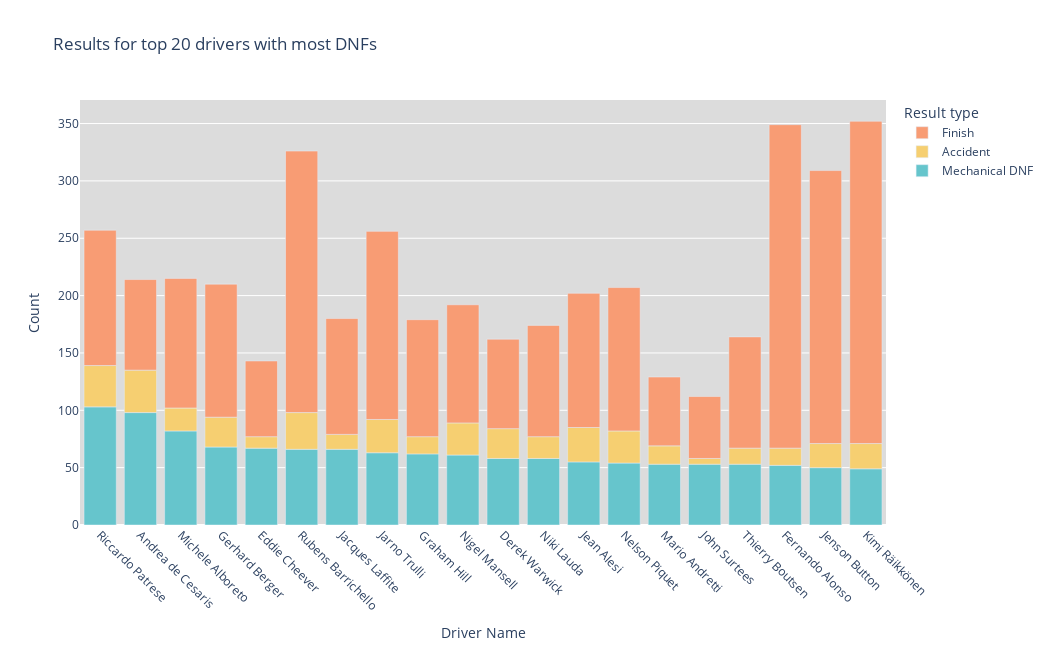

Notebook source saved alongside this figure:
### Markdown cell above
The top 5 drivers in this list were all active in F1 in the mid to late-1980s - the period of F1 with the highest number of mechanical DNFs (lowest car reliability) as per the 'Number of mechanical DNFs per year' chart above.

### Code cell
fig = px.bar(mdnf_drivers.head(20), x="driverName", y=["mdnf_count", "accident_count", 'total_finishes'], 
             labels=dict(driverName="Driver Name", value="Count", variable='Result type'), 
             color_discrete_sequence=px.colors.qualitative.Pastel, 
             title="Results for top 20 drivers with most DNFs", width=1050, height=650)

fig.update_layout(plot_bgcolor='gainsboro')
fig.update_xaxes(tickangle = 45)
fig.update_layout(legend_traceorder="reversed")

# Update legend entries
newnames = {'mdnf_count':'Mechanical DNF', 'accident_count': 'Accident', 'total_finishes': 'Finish'}
fig.for_each_trace(lambda t: t.update(name = newnames[t.name],
                                      legendgroup = newnames[t.name],
                                      hovertemplate = t.hovertemplate.replace(t.name, newnames[t.name])
                                     )
                  )

fig.show()

### Figure 1 — Plotly figure (JSON) as saved in the notebook; plotly's stock layout.template omitted (floating-point values rounded to 4 significant figures)
{"data": [{"alignmentgroup": "True", "hovertemplate": "Result type=Mechanical DNF<br>Driver Name=%{x}<br>Count=%{y}<extra></extra>", "legendgroup": "Mechanical DNF", "marker": {"color": "rgb(102, 197, 204)", "pattern": {"shape": ""}}, "name": "Mechanical DNF", "offsetgroup": "mdnf_count", "orientation": "v", "showlegend": true, "textposition": "auto", "type": "bar", "x": ["Riccardo Patrese", "Andrea de Cesaris", "Michele Alboreto", "Gerhard Berger", "Eddie Cheever", "Rubens Barrichello", "Jacques Laffite", "Jarno Trulli", "Graham Hill", "Nigel Mansell", "Derek Warwick", "Niki Lauda", "Jean Alesi", "Nelson Piquet", "Mario Andretti", "John Surtees", "Thierry Boutsen", "Fernando Alonso", "Jenson Button", "Kimi Räikkönen"], "xaxis": "x", "y": [103, 98, 82, 68, 67, 66, 66, 63, 62, 61, 58, 58, 55, 54, 53, 53, 53, 52, 50, 49], "yaxis": "y"}, {"alignmentgroup": "True", "hovertemplate": "Result type=Accident<br>Driver Name=%{x}<br>Count=%{y}<extra></extra>", "legendgroup": "Accident", "marker": {"color": "rgb(246, 207, 113)", "pattern": {"shape": ""}}, "name": "Accident", "offsetgroup": "accident_count", "orientation": "v", "showlegend": true, "textposition": "auto", "type": "bar", "x": ["Riccardo Patrese", "Andrea de Cesaris", "Michele Alboreto", "Gerhard Berger", "Eddie Cheever", "Rubens Barrichello", "Jacques Laffite", "Jarno Trulli", "Graham Hill", "Nigel Mansell", "Derek Warwick", "Niki Lauda", "Jean Alesi", "Nelson Piquet", "Mario Andretti", "John Surtees", "Thierry Boutsen", "Fernando Alonso", "Jenson Button", "Kimi Räikkönen"], "xaxis": "x", "y": [36, 37, 20, 26, 10, 32, 13, 29, 15, 28, 26, 19, 30, 28, 16, 5, 14, 15, 21, 22], "yaxis": "y"}, {"alignmentgroup": "True", "hovertemplate": "Result type=Finish<br>Driver Name=%{x}<br>Count=%{y}<extra></extra>", "legendgroup": "Finish", "marker": {"color": "rgb(248, 156, 116)", "pattern": {"shape": ""}}, "name": "Finish", "offsetgroup": "total_finishes", "orientation": "v", "showlegend": true, "textposition": "auto", "type": "bar", "x": ["Riccardo Patrese", "Andrea de Cesaris", "Michele Alboreto", "Gerhard Berger", "Eddie Cheever", "Rubens Barrichello", "Jacques Laffite", "Jarno Trulli", "Graham Hill", "Nigel Mansell", "Derek Warwick", "Niki Lauda", "Jean Alesi", "Nelson Piquet", "Mario Andretti", "John Surtees", "Thierry Boutsen", "Fernando Alonso", "Jenson Button", "Kimi Räikkönen"], "xaxis": "x", "y": [118, 79, 113, 116, 66, 228, 101, 164, 102, 103, 78, 97, 117, 125, 60, 54, 97, 282, 238, 281], "yaxis": "y"}], "layout": {"barmode": "relative", "height": 650, "legend": {"title": {"text": "Result type"}, "tracegroupgap": 0, "traceorder": "reversed"}, "plot_bgcolor": "gainsboro", "title": {"text": "Results for top 20 drivers with most DNFs"}, "width": 1050, "xaxis": {"anchor": "y", "domain": [0, 1], "tickangle": 45, "title": {"text": "Driver Name"}}, "yaxis": {"anchor": "x", "domain": [0, 1], "title": {"text": "Count"}}}}
